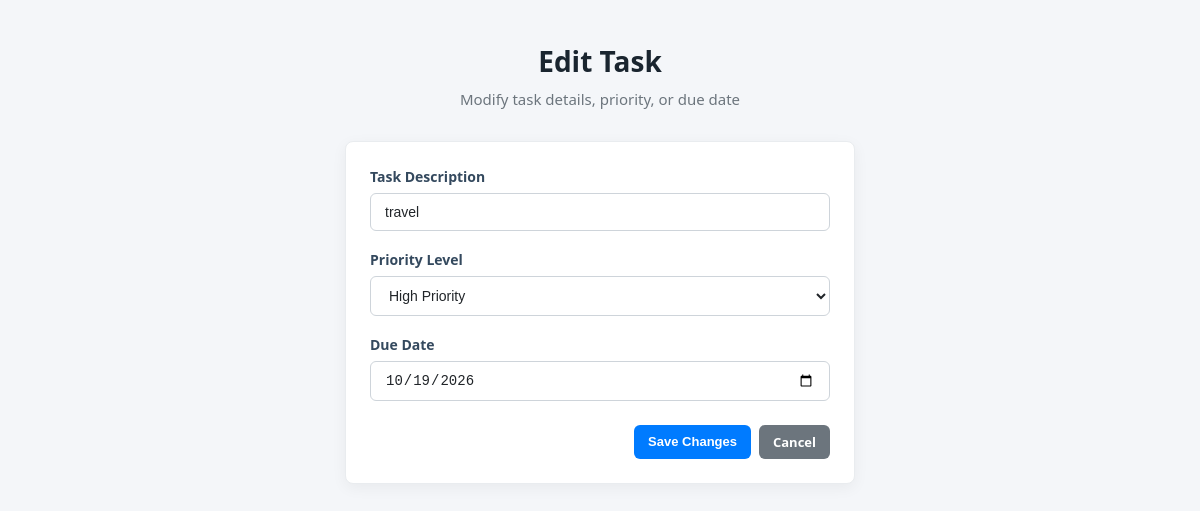
/edit/13, run on the app's committed database.
### tables this page shows
CREATE TABLE tasks (
            id INTEGER PRIMARY KEY AUTOINCREMENT,
            task TEXT NOT NULL,
            completed INTEGER DEFAULT 0
        , priority TEXT DEFAULT 'Medium', due_date TEXT DEFAULT NULL);

### app.py (the view, shortened to what this page needs)
@app.route("/edit/<int:task_id>", methods=["GET", "POST"])
def edit_task(task_id):
    conn = sqlite3.connect("todo.db")
    conn.row_factory = sqlite3.Row
    cursor = conn.cursor()
    cursor.execute("SELECT * FROM tasks WHERE id = ?", (task_id,))
    task = cursor.fetchone()
    conn.close()
    if not task:
        return redirect(url_for("home"))
    return render_template("edit.html", task=task)

### templates/edit.html (shortened to what this page needs)
<!DOCTYPE html>
<html lang="en">
<head>
    <link rel="stylesheet" href="{{ url_for('static', filename='style.css') }}">
</head>
<body>
    <div class="app-container small-container">
        <header class="app-header">
            <h1>Edit Task</h1>
            <p class="subtitle">Modify task details, priority, or due date</p>
        </header>
        <div class="card form-card">
            <form method="POST" action="/edit/{{ task['id'] }}" class="edit-form">
                <div class="form-group-block">
                    <label for="task-name">Task Description</label>
                    <input type="text" id="task-name" name="task" value="{{ task['task'] }}" required class="form-control">
                </div>
                <div class="form-group-block">
                    <label for="priority-select">Priority Level</label>
                    <select id="priority-select" name="priority" class="form-control priority-select">
                        <option value="High" {% if task['priority'] == 'High' %}selected{% endif %}>High Priority</option>
                    </select>
                </div>
                <div class="form-group-block">
                    <label for="due-date">Due Date</label>
                    <input type="date" id="due-date" name="due_date" value="{{ task['due_date'] or '' }}" class="form-control">
                </div>
                <div class="form-actions-row">
                    <button type="submit" class="btn btn-primary">Save Changes</button>
                    <a href="/" class="btn btn-secondary">Cancel</a>
                </div>
            </form>
        </div>
    </div>
</body>
</html>

### static/style.css (style rules this page uses)
:root { --primary: #007bff; --primary-hover: #0056b3; --success: #28a745; --success-hover: #218838; --warning: #ffc107; --warning-hover: #e0a800; --danger: #dc3545; --danger-hover: #c82333; --info: #17a2b8; --bg-color: #f4f6f9; --card-bg: #ffffff; --text-main: #212529; --text-muted: #6c757d; --border-color: #e9ecef; --radius: 8px; --shadow: 0 4px 15px rgba(0, 0, 0, 0.05); }
* { box-sizing: border-box; }
body { font-family: 'Segoe UI', -apple-system, BlinkMacSystemFont, Roboto, Helvetica, Arial, sans-serif; background-color: var(--bg-color); color: var(--text-main); margin: 0; padding: 0; line-height: 1.5; }
.app-container { max-width: 850px; margin: 0 auto; padding: 40px 20px; }
.small-container { max-width: 550px; }
.app-header { text-align: center; margin-bottom: 30px; }
.app-header h1 { font-size: 28px; font-weight: 700; color: #1a252f; margin: 0 0 6px 0; }
.app-header .subtitle { color: var(--text-muted); font-size: 15px; margin: 0; }
.card { background: var(--card-bg); border: 1px solid var(--border-color); border-radius: var(--radius); padding: 24px; margin-bottom: 25px; box-shadow: var(--shadow); }
.form-group-block { margin-bottom: 18px; text-align: left; }
.form-group-block label { display: block; font-size: 14px; font-weight: 600; margin-bottom: 6px; color: #34495e; }
.form-control { width: 100%; padding: 10px 14px; border: 1px solid #ced4da; border-radius: 6px; font-size: 14px; background-color: #fff; color: var(--text-main); outline: none; transition: border-color 0.2s ease, box-shadow 0.2s ease; }
.btn { display: inline-block; padding: 8px 14px; border: none; border-radius: 6px; cursor: pointer; font-size: 13px; font-weight: 600; text-decoration: none; line-height: 1.4; transition: background-color 0.2s ease, transform 0.1s ease; }
.btn-primary { background-color: var(--primary); color: #ffffff; }
.btn-secondary { background-color: var(--text-muted); color: #ffffff; margin-left: 8px; }
.form-actions-row { margin-top: 24px; display: flex; justify-content: flex-end; }

### data on the page
tasks: task "travel", priority "High Priority", due_date "10/19/2026"
